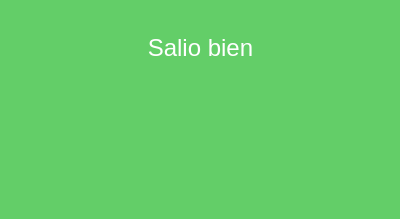
<?xml version="1.0" encoding="UTF-8"?>
<ui version="4.0">
 <class>Dialog</class>
 <widget class="QDialog" name="Dialog">
  <property name="geometry">
   <rect>
    <x>0</x>
    <y>0</y>
    <width>400</width>
    <height>219</height>
   </rect>
  </property>
  <property name="windowTitle">
   <string>Dialog</string>
  </property>
  <property name="styleSheet">
   <string notr="true">background-color: rgb(99, 206, 104);
color:white;</string>
  </property>
  <widget class="QTextEdit" name="ma_aviso">
   <property name="geometry">
    <rect>
     <x>40</x>
     <y>30</y>
     <width>321</width>
     <height>151</height>
    </rect>
   </property>
   <property name="styleSheet">
    <string notr="true">border:none;</string>
   </property>
   <property name="html">
    <string>&lt;!DOCTYPE HTML PUBLIC &quot;-//W3C//DTD HTML 4.0//EN&quot; &quot;http://www.w3.org/TR/REC-html40/strict.dtd&quot;&gt;
&lt;html&gt;&lt;head&gt;&lt;meta name=&quot;qrichtext&quot; content=&quot;1&quot; /&gt;&lt;style type=&quot;text/css&quot;&gt;
p, li { white-space: pre-wrap; }
&lt;/style&gt;&lt;/head&gt;&lt;body style=&quot; font-family:'MS Shell Dlg 2'; font-size:8.25pt; font-weight:400; font-style:normal;&quot;&gt;
&lt;p align=&quot;center&quot; style=&quot; margin-top:0px; margin-bottom:0px; margin-left:0px; margin-right:0px; -qt-block-indent:0; text-indent:0px;&quot;&gt;&lt;span style=&quot; font-size:18pt;&quot;&gt;Salio bien&lt;/span&gt;&lt;/p&gt;&lt;/body&gt;&lt;/html&gt;</string>
   </property>
  </widget>
 </widget>
 <resources/>
 <connections/>
</ui>
